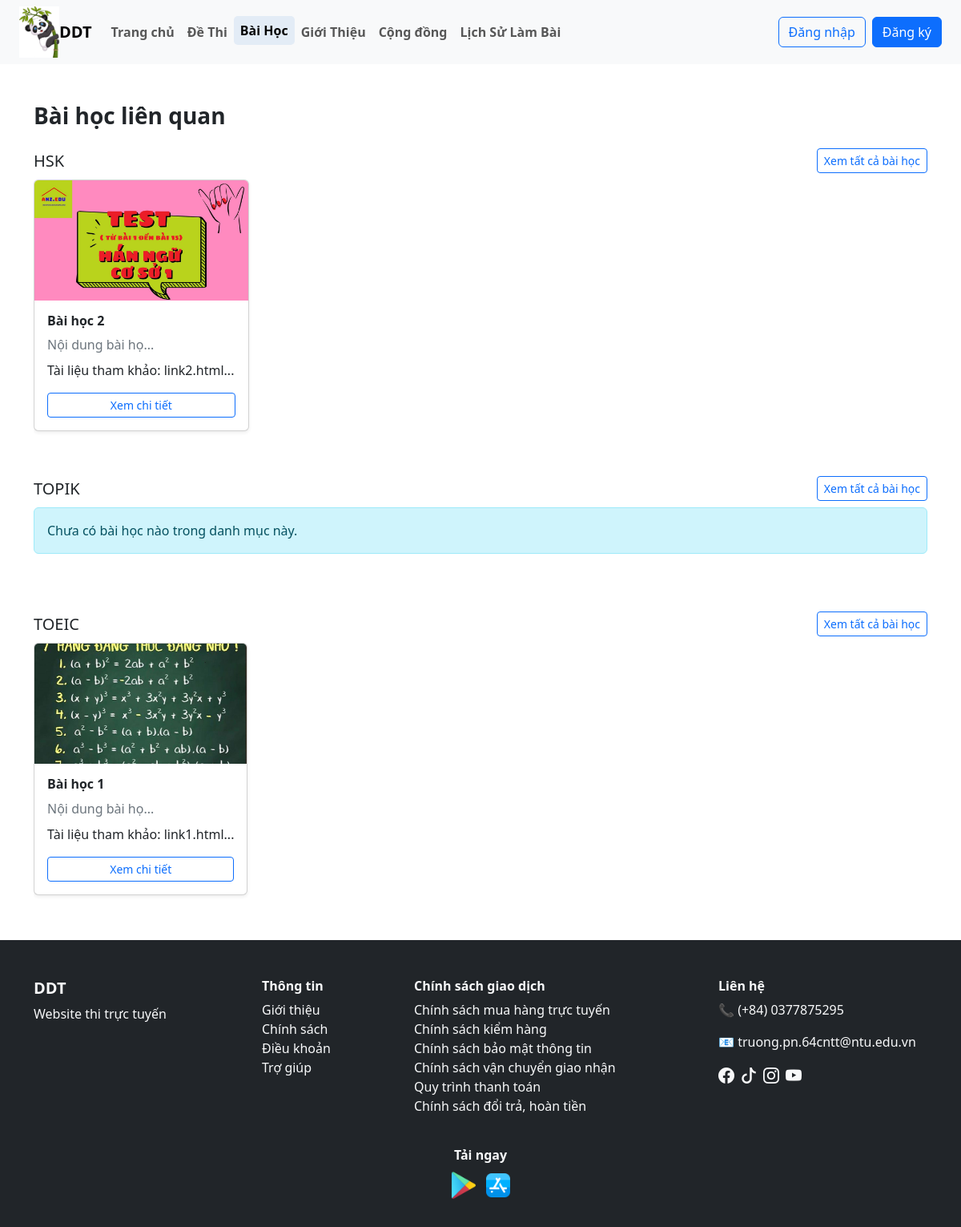
Before: /user/bai_hoc.php with the older database file.
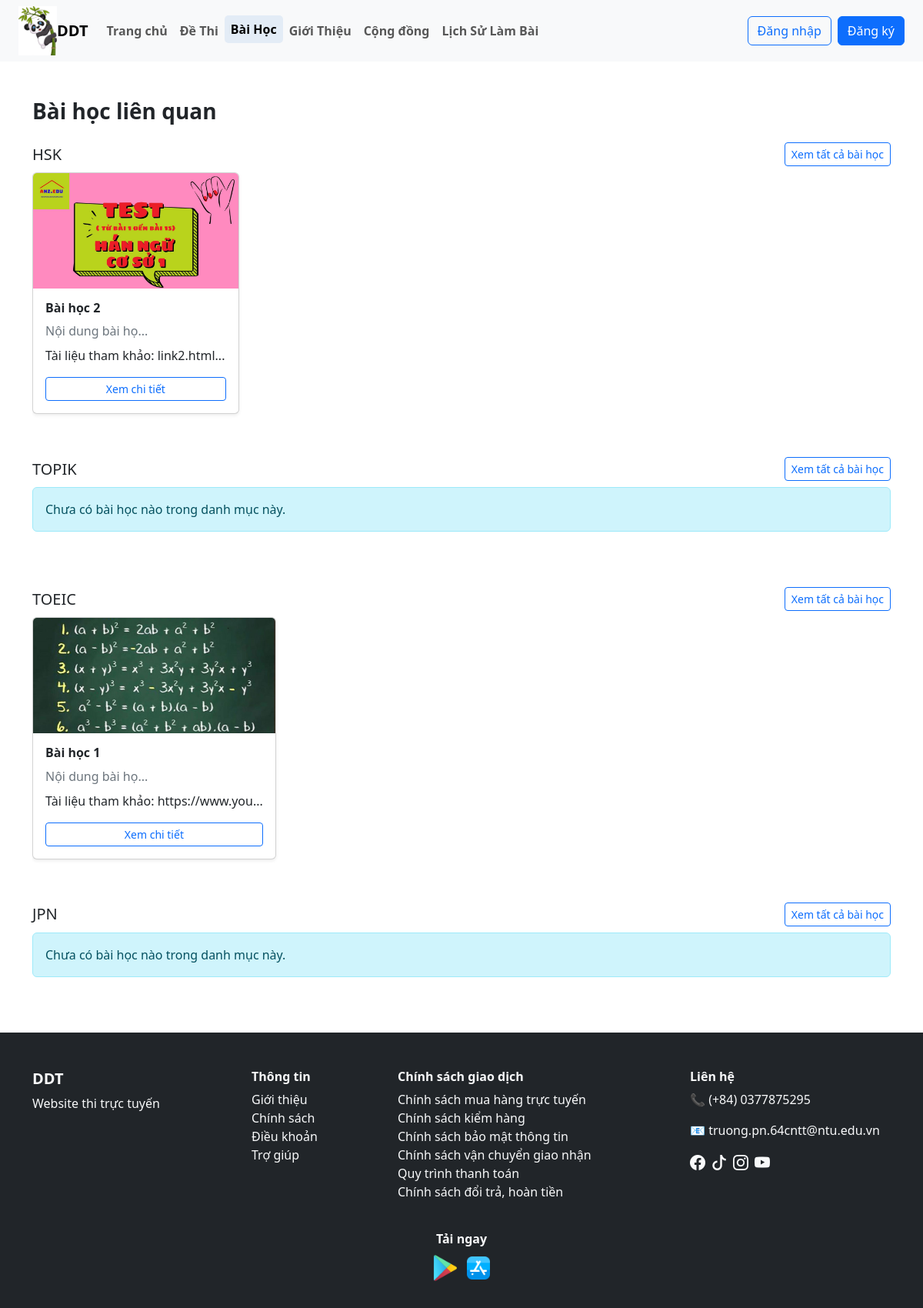
After: the same page with the newer database file.
### tables this page shows
CREATE TABLE `danh_muc_de_thi` (
  `id` int(11) NOT NULL,
  `ten_danh_muc` varchar(100) NOT NULL,
  `mo_ta` text DEFAULT NULL
);

CREATE TABLE `bai_hoc` (
  `id` varchar(10) NOT NULL,
  `tieu_de` varchar(255) NOT NULL,
  `noi_dung` text DEFAULT NULL,
  `anh_bai_hoc` varchar(255) DEFAULT NULL,
  `link_bai_hoc` varchar(255) DEFAULT NULL,
  `ngay_tao` datetime DEFAULT current_timestamp(),
  `id_danh_muc` int(11) DEFAULT NULL
);

### user/bai_hoc.php (the view)
<?php
include("./header.php");
?>
<div class="container my-5">
    <h3 class="mb-4 fw-bold">Bài học liên quan</h3>
    <?php
    $sql_dm = "SELECT * FROM danh_muc_de_thi";
    $result_dm = mysqli_query($dbc, $sql_dm);
    ?>
    <?php while ($dm = mysqli_fetch_assoc($result_dm)): ?>
    <?php
        $id_dm = $dm['id'];
        $sql_bh = "SELECT * FROM bai_hoc WHERE id_danh_muc = '$id_dm' ORDER BY ngay_tao DESC";
        $result_bh = mysqli_query($dbc, $sql_bh);
        ?>
    <div class="mb-5">
        <div class="d-flex justify-content-between align-items-center mb-2">
            <h5 class="m-0"><?= $dm['ten_danh_muc'] ?></h5>
            <a href="tat_ca_bai_hoc.php?id_dm=<?= $dm['id'] ?>" class="btn btn-outline-primary btn-sm">
                Xem tất cả bài học
            </a>
        </div>
        <div class="d-flex flex-row overflow-auto gap-3 pb-2">
            <?php if (mysqli_num_rows($result_bh) > 0): ?>
            <?php while ($bh = mysqli_fetch_assoc($result_bh)): ?>
            <div class="card shadow-sm" style="min-width: 260px;">
                <?php if (!empty($bh['anh_bai_hoc'])): ?>
                <img src="./image_baihoc/<?= $bh['anh_bai_hoc'] ?>" class="card-img-top"
                    style="height: 150px; object-fit: cover;">
                <?php endif; ?>
                <div class="card-body">
                    <h6 class="card-title fw-bold"><?= $bh['tieu_de'] ?></h6>
                    <p class="text-secondary  mb-2">
                        <?= substr($bh['noi_dung'], 0, 20) ?>...
                    </p>
                    <?php if (!empty($bh['link_bai_hoc'])): ?>
                    <p>
                        Tài liệu tham khảo: <?= substr($bh['link_bai_hoc'], 0, 15) ?>...
                    </p>
                    <?php endif; ?>
                    <a href="chi_tiet_bai_hoc.php?id_bh=<?= $bh['id'] ?>" class="btn btn-outline-primary btn-sm w-100">
                        Xem chi tiết
                    </a>
                </div>
            </div>
            <?php endwhile; ?>
            <?php else: ?>
            <div class="alert alert-info w-100">
                Chưa có bài học nào trong danh mục này.
            </div>
            <?php endif; ?>
        </div>
    </div>
    <?php endwhile; ?>
</div>
<?php
include("./footer.php");
?>

Changed rows visible on the page:
changed bai_hoc "Bài học 1": link_bai_hoc "link1.html" → "https://www.you"
added danh_muc_de_thi: ten_danh_muc "JPN", shows "Chưa có bài học nào trong danh mục này."
